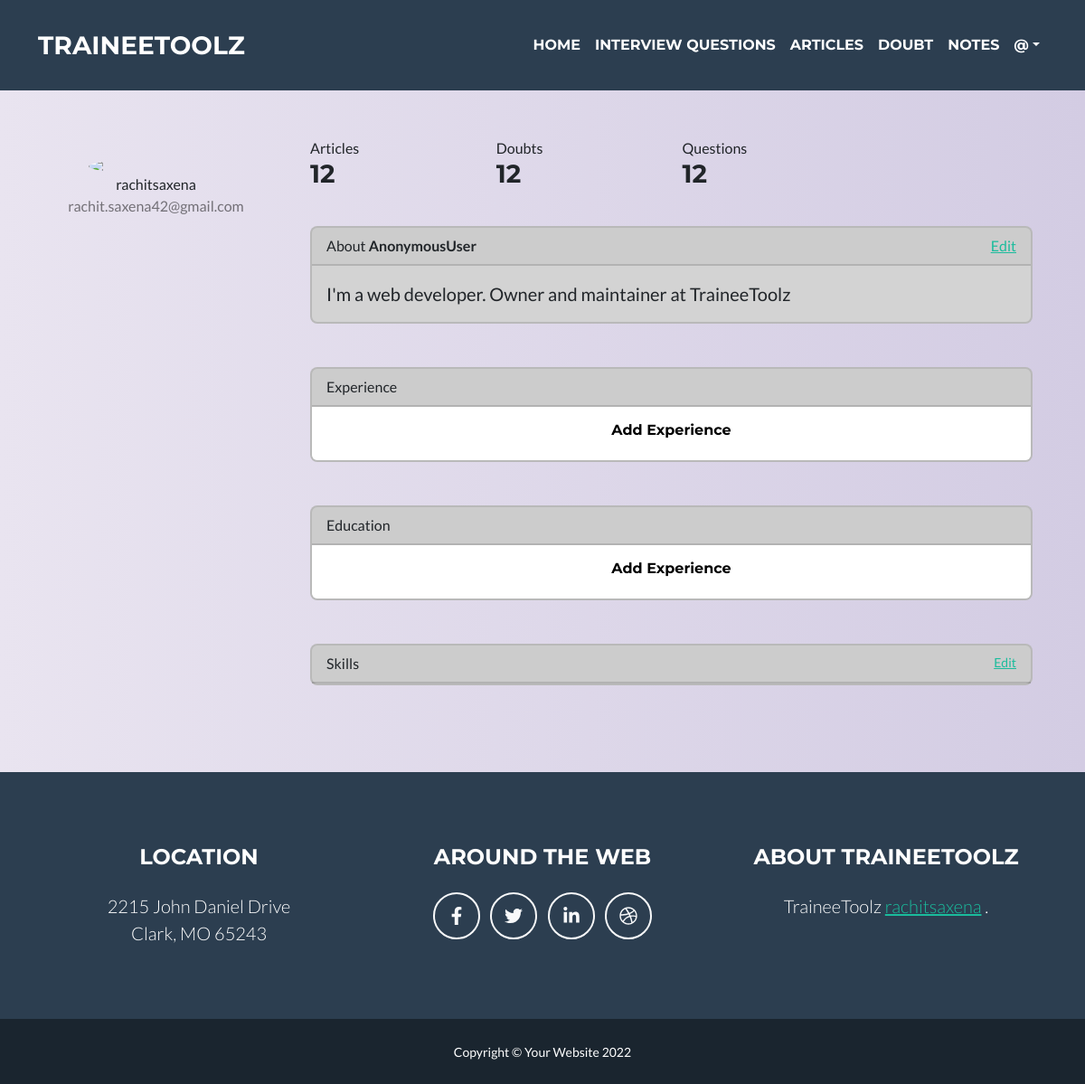
The app's page /accounts/profilePage/1, older data.
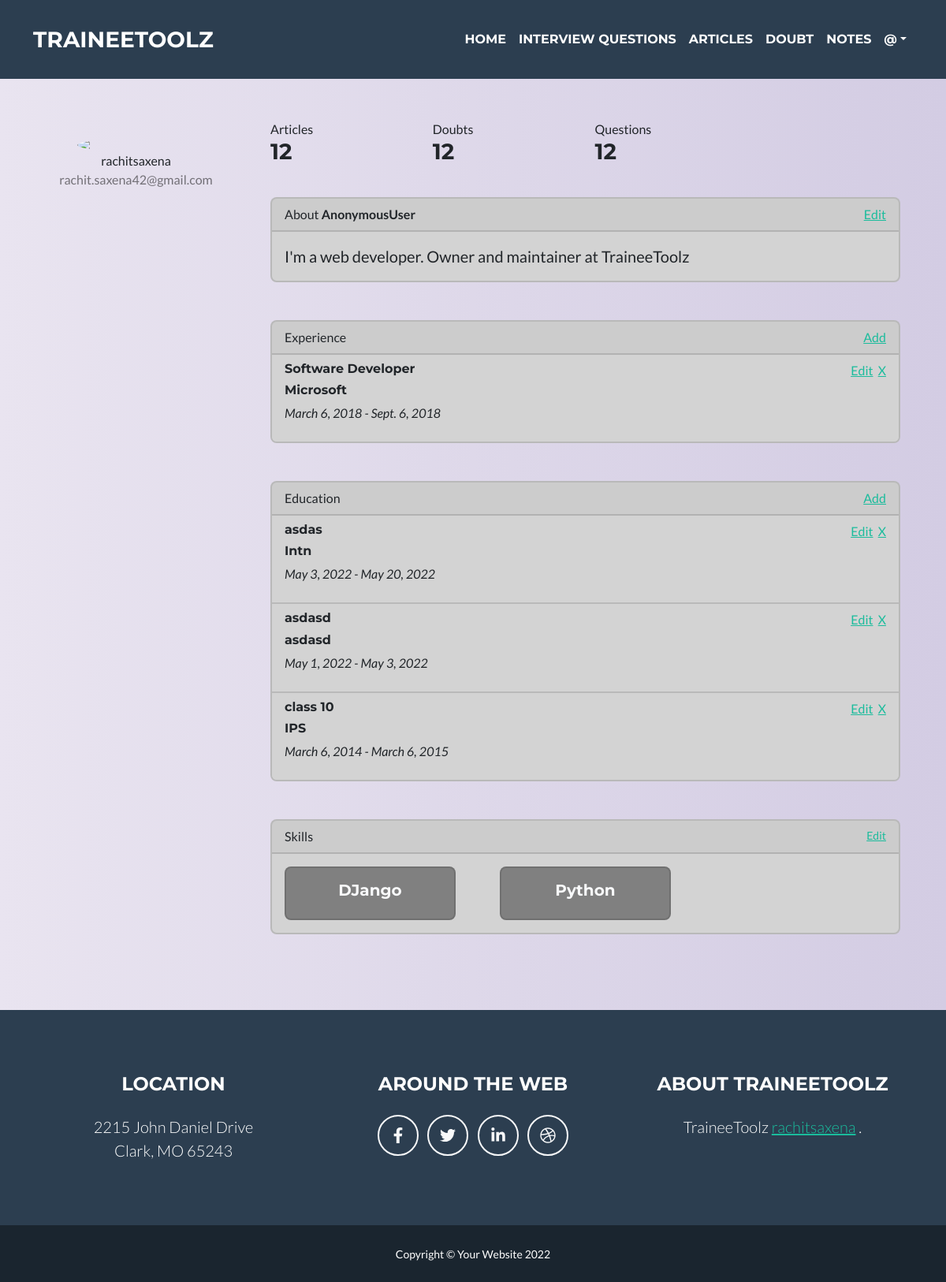
The same page, newer data.
### accounts/models.py (models this page shows)
class Experience(models.Model):
    company = models.CharField(max_length=1000)
    startDate = models.DateField()
    endDate = models.DateField()
    designation = models.CharField(max_length=1000)
    user = models.ForeignKey(User , on_delete=models.CASCADE)

class Education(models.Model):
    school = models.CharField(max_length=1000)
    startDate = models.DateField()
    endDate = models.DateField()
    designation = models.CharField(max_length=200)
    user = models.ForeignKey(User, on_delete=models.CASCADE, blank=True,null=True)

### article/models.py (models this page shows, shortened)
class Tag(models.Model):
    name = models.CharField(max_length=100)

### accounts/views.py (the view)
# urls.py: path('profilePage/<str:pk>' , views.ProfilePage ,name='profilePage' ),
def ProfilePage(request,pk):
    try:
        profile = Profile.objects.get(user__id=pk)
        params = {
            'profile':profile
        }
        return render(request, 'accounts/profilePage.html', params)
    except Exception as E:
        print(str(E))
        return HttpResponse("<h1>Could not process this request. Kindly login again.</h1>")

### templates/accounts/profilePage.html (shortened to what the changed rows need)
{% extends 'basic.html'%}
{% block content%}
<div class="container rounded  mt-5 mb-5">
                            <div class="row">
                                <div class="col-md-9 border-right">
                                    <div class="p-3 py-5">
                                        <div class="card mt-5" style="background:#D3D3D3;">
                                                  <div class="card-header d-flex justify-content-between">
                                                      {% if profile.experience.all%}
                                                      <span><a href="{% url 'fillExperience' profile.id%}">Add</a></span>
                                                      {% endif%}
                                                  </div>
                                                  <ul class="list-group list-group-flush">
                                                      {% if profile.experience.all%}
                                                          {% for i in profile.experience.all%}
                                                              <li class="list-group-item" style="background:#D3D3D3;">
                                                                <div class="row">
                                                                    <div class="col-sm-8">
                                                                        <h6>{{i.company}}</h6>
                                                                        <h6>{{i.designation}}</h6>
                                                                        <i><p>{{i.startDate}} - {{i.endDate}}</p></i>
                                                                    </div>
                                                                    <div class="col-sm-4 d-flex justify-content-end">
                                                                        <a href="{% url 'fillExperience' user.id %}">Edit</a> &nbsp;&nbsp;
                                                                            <a href="{% url 'removeExperience' profile.id i.id%}">X</a>
                                                                    </div>
                                                                </div>
                                                                </li>
                                                          {% endfor%}
                                                        {% else%}
                                                            <li class="list-group-item">
                                                                <div class="row">
                                                                    <div class="col-sm-12 py-2 d-flex justify-content-center">
                                                                        <h6><a href="{% url 'fillExperience' user.id%}" style="text-decoration:none; color:black;">Add Experience</a></h6>
                                                                    </div>
                                                                </div>
                                                            </li>
                                                      {% endif%}
                                                  </ul>
                                        </div>
                                        <div class="card mt-5" style="background:#D3D3D3;">
                                                  <div class="card-header d-flex justify-content-between">
                                                      {% if profile.education.all%}
                                                      <span><a href="{% url 'fillEducation' profile.id%}">Add</a></span>
                                                      {% endif%}
                                                  </div>
                                                  <ul class="list-group list-group-flush">
                                                      {% if profile.education.all%}
                                                          {% for i in profile.education.all%}
                                                              <li class="list-group-item" style="background:#D3D3D3;">
                                                                <div class="row">
                                                                    <div class="col-sm-8">
                                                                        <h6>{{i.school}}</h6>
                                                                        <h6>{{i.designation}}</h6>
                                                                        <i><p>{{i.startDate}} - {{i.endDate}}</p></i>
                                                                    </div>
                                                                    <div class="col-sm-4 d-flex justify-content-end">
                                                                        <a href="{% url 'fillEducation' profile.id %}">Edit</a> &nbsp;&nbsp;
                                                                            <a href="{% url 'removeExperience' profile.id i.id%}">X</a>
                                                                    </div>
                                                                </div>
                                                                </li>
                                                          {% endfor%}
                                                        {% else%}
                                                            <li class="list-group-item">
                                                                <div class="row">
                                                                    <div class="col-sm-12 py-2 d-flex justify-content-center">
                                                                        <h6><a href="{% url 'fillExperience' user.id%}" style="text-decoration:none; color:black;">Add Experience</a></h6>
                                                                    </div>
                                                                </div>
                                                            </li>
                                                      {% endif%}
                                                  </ul>
                                        </div>
                                        <div class="card mt-5" style="background:#D3D3D3;">
                                            <div class="row ">
                                                {% for i in profile.skills.all%}
                                                <div class="col-sm-4">
                                                    <div class="card text-center m-3" style="background-color:#808080;">
                                                      <div class="card-body">
                                                        <h5 class="card-title text-light">{{i.name}}</h5>
                                                      </div>
                                                    </div>
                                                </div>
                                                {% endfor%}
                                            </div>
                                        </div>
                                    </div>
                                </div>
                            </div>
                        </div>
{% endblock content%}

Row changes from the older to the newer data that the page shows:
added Experience: company "Software Developer", designation "Microsoft", startDate "March 6, 2018", endDate "Sept. 6, 2018"
added Education: school "asdas", designation "Intn", startDate "May 3, 2022", endDate "May 20, 2022"
added Education: school "asdasd", designation "asdasd", startDate "May 1, 2022", endDate "May 3, 2022"
added Education: school "class 10", designation "IPS", startDate "March 6, 2014", endDate "March 6, 2015"
now on this page (row unchanged): Tag: name "DJango"
now on this page (row unchanged): Tag: name "Python"
Text that changed along with them:
text no longer shown: "Add Experience Add Experience"
text now shown: "Add Add"
